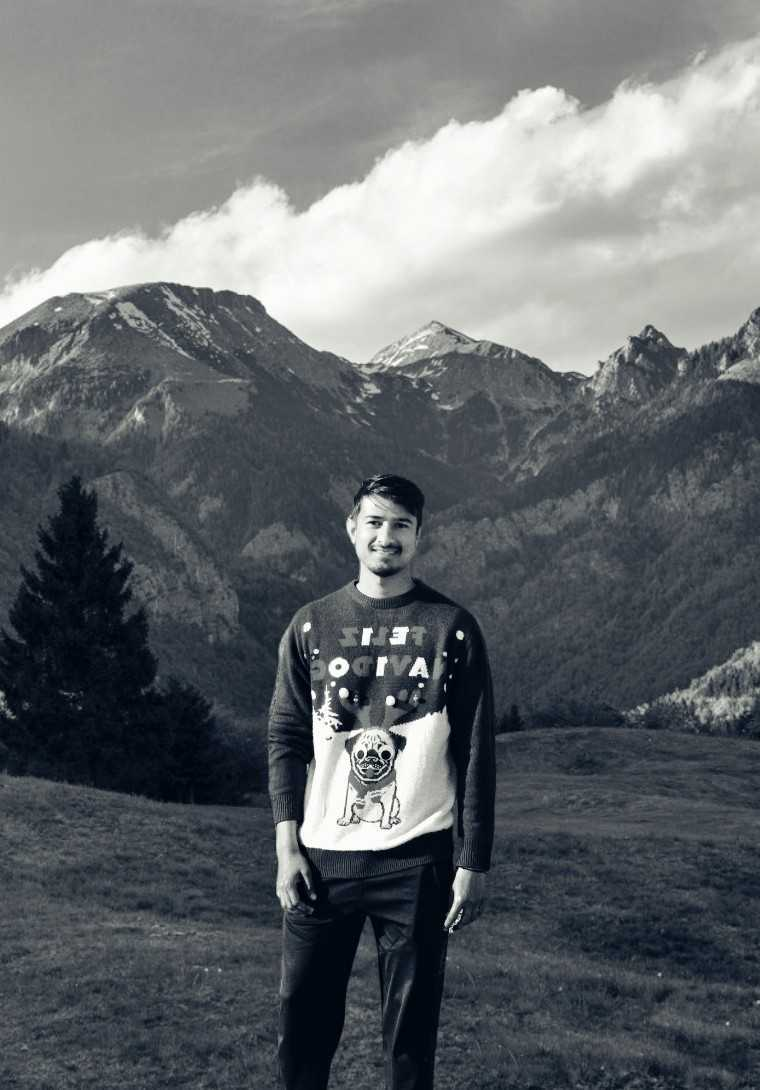
#> input picture Rishabh.jpeg, 760 x 1090 px, found by its file name
$ python CNN.py
#> lines starting #> are read from the running program, lines starting #| are printed output that depends on the picture
import numpy as np
import cv2

class CNN:
    def __init__(self):
        pass

class Conv2D:
    def __init__(self, filters, stride, padding):
        self.filters = filters
        self.stride = stride
        self.padding = padding

    def forward(self, input):
       # Get the spatial dimensions of the input
        (batch_size, height, width, channels) = input.shape

        # Print the shapes of the filters and the input tensor
        print(f"filters shape: {self.filters.shape}")
        print(f"input shape: {input.shape}")

        # Make sure the shape of the filters matches the shape of the input tensor
        assert self.filters.shape[2] == channels

        # Get the spatial dimensions of the filters
        (filter_height, filter_width, _, output_channels) = self.filters.shape

        # Calculate the spatial dimensions of the output
        output_height = (height - filter_height + 2 * self.padding) // self.stride + 1
        output_width = (width - filter_width + 2 * self.padding) // self.stride + 1

        # Initialize the output array with zeros
        output = np.zeros((batch_size, output_height, output_width, output_channels))

        # Add padding to the input if needed
        if self.padding > 0:
            input = np.pad(input, ((0, 0), (self.padding, self.padding), (self.padding, self.padding), (0, 0)), "constant")

        # Loop over the input and apply the convolutional filters
        for i in range(batch_size):
            for j in range(output_height):
                for k in range(output_width):
                    for l in range(output_channels):
                        # Extract a region of the input corresponding to the filter
                        region = input[i, j*self.stride:j*self.stride+filter_height, k*self.stride:k*self.stride+filter_width, :]
                        # Perform the convolution and add the result to the output
                        output[i, j, k, l] = np.sum(region * self.filters[:, :, :, l])

        return output

class MaxPool2D:
    def __init__(self, pool_size, stride):
        self.pool_size = pool_size
        self.stride = stride

    def forward(self, input):
        # Get the spatial dimensions of the input
        (batch_size, height, width, channels) = input.shape

        # Calculate the spatial dimensions of the output
        output_height = (height - self.pool_size) // self.stride + 1
        output_width = (width - self.pool_size) // self.stride + 1

        # Initialize the output array with zeros
        output = np.zeros((batch_size, output_height, output_width, channels))

        # Loop over the input and apply the max pooling operation
        for i in range(batch_size):
            for j in range(output_height):
                for k in range(output_width):
                    for l in range(channels):
                        # Extract a region of the input corresponding to the pooling window
                        region = input[i, j*self.stride:j*self.stride+self.pool_size, k*self.stride:k*self.stride+self.pool_size, l]
                        # Perform the max pooling operation and add the result to the output
                        output[i, j, k, l] = np.max(region)

        return output


class FullyConnected:
    def __init__(self, weights, biases):
        self.weights = weights
        self.biases = biases

    def forward(self, input):
        # Flatten the input tensor to a two-dimensional tensor
        input = input.reshape(input.shape[0], -1)
        # Perform the dot product between the input and the weights, and add the biases
        return np.dot(input, self.weights) + self.biases

class CNN:
    def __init__(self):
        self.layers = []

    def add_conv2d(self, filters, stride, padding):
        self.layers.append(Conv2D(filters, stride, padding))

    def add_maxpool2d(self, pool_size, stride):
        self.layers.append(MaxPool2D(pool_size, stride))

    def add_fully_connected(self, weights, biases):
        self.layers.append(FullyConnected(weights, biases))

    def forward(self, input):
        for layer in self.layers:
            input = layer.forward(input)
        return input

# Create an instance of the CNN class
cnn = CNN()

# Define the filters and biases for the convolutional layers
filters1 = np.random.randn(1, 3, 32, 32)
filters2 = np.random.randn(1, 5, 32, 32)
biases1 = np.random.randn(32)
biases2 = np.random.randn(32)

# Add the convolutional layers to the CNN
cnn.add_conv2d(filters1, 1, 1)
cnn.add_conv2d(filters2, 1, 1)

# Define the weights and biases for the fully connected layer
weights = np.random.randn(32 * 32 * 32, 10)
biases = np.random.randn(10)

# Add the fully connected layer to the CNN
cnn.add_fully_connected(weights, biases)

# Load the input image and resize it to the appropriate size
image = cv2.imread("/Users/rishabhsolanki/Desktop/Github/Algorithms/Rishabh.jpeg")
#> image is the input picture: shape (1090, 760, 3); mean B, G, R 107.2, 103.6, 99
image = cv2.resize(image, (32, 32))
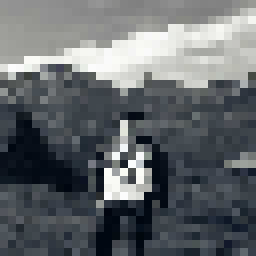
#> image: shape (32, 32, 3) (shown 8 times larger); mean B, G, R 107.4, 103.9, 99.3

# Convert the image to a NumPy array and normalize it
image = image.astype(np.float32) / 255
image = image.transpose((2, 0, 1)) # Move the channels to the first dimension
image = np.expand_dims(image, axis=0) # Add a batch dimension

# Run the image through the CNN
#> (the run stopped early here; a loop or call above may not have finished)
